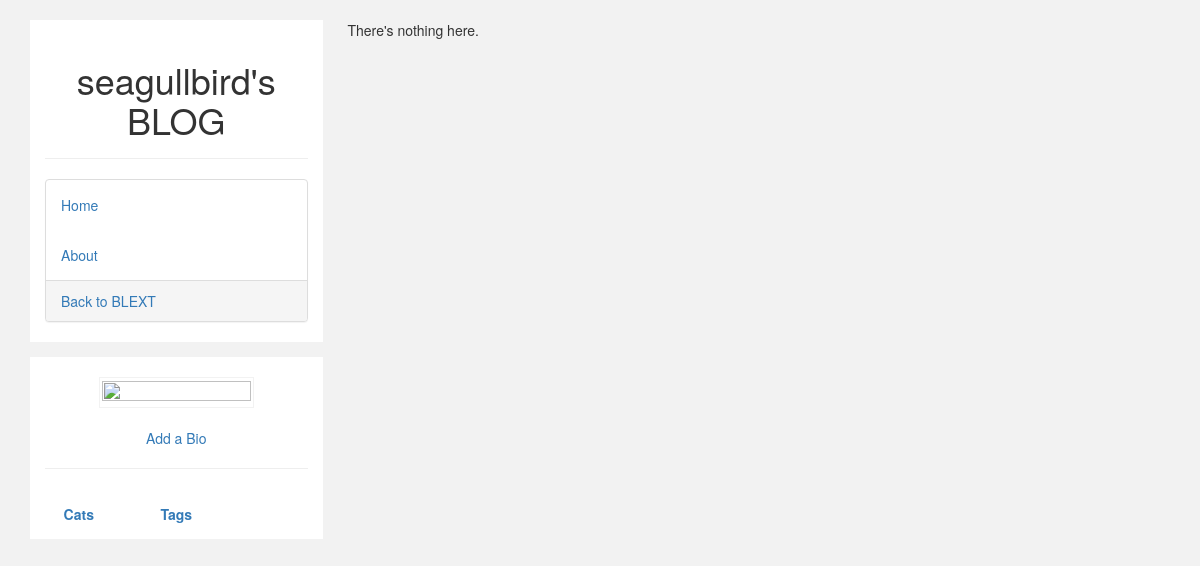
/user/seagullbird, run on an earlier commit of the app's database.
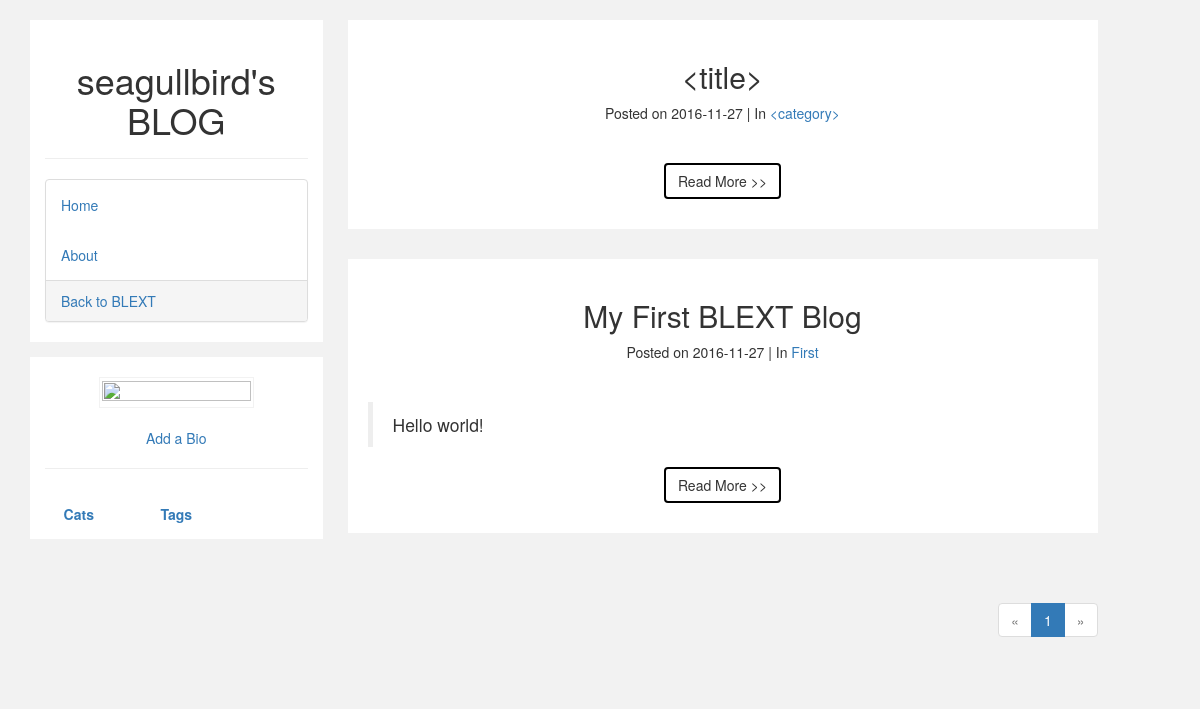
And on a later commit of the database.
### app/models.py (models this page shows, shortened)
class User(db.Model, UserMixin):
    __tablename__ = 'users'
    id = db.Column(db.Integer, primary_key=True)
    username = db.Column(db.String(64), unique=True, index=True)
    email = db.Column(db.String(64), unique=True, index=True)
    blogs = db.relationship('Blog', backref='author', lazy='dynamic')
    password_hash = db.Column(db.String(128))
    confirmed = db.Column(db.Boolean, default=False)
    bio = db.Column(db.String(64))
    about_me_text = db.Column(db.Text)
    about_me = db.Column(db.Text)
    avatar_url = db.Column(db.String(256))
    blog_title = db.Column(db.String(32))
    categories = db.relationship('Category', backref='author', lazy='dynamic')
    tags = db.relationship('Tag', backref='author', lazy='dynamic')
    @property
    def password(self):
        raise AttributeError('password is not a readable attribute')

class Blog(db.Model):
    __tablename__ = 'blogs'
    id = db.Column(db.Integer, primary_key=True)
    title = db.Column(db.String(128))
    summary_text = db.Column(db.Text)
    summary = db.Column(db.Text)
    category_id = db.Column(db.Integer, db.ForeignKey('categories.id'))
    tags = db.relationship('Tag', secondary=blog_tag,
                           backref=db.backref('blogs', lazy='dynamic'))
    body = db.Column(db.Text)
    html = db.Column(db.Text)
    timestamp = db.Column(db.DateTime, index=True, default=datetime.utcnow)
    author_id = db.Column(db.Integer, db.ForeignKey('users.id'))
    draft = db.Column(db.Boolean, default=False)

class Category(db.Model):
    __tablename__ = 'categories'
    id = db.Column(db.Integer, primary_key=True)
    name = db.Column(db.String(20))
    blogs = db.relationship('Blog', backref='category', lazy='dynamic')
    author_id = db.Column(db.Integer, db.ForeignKey('users.id'))

### app/user/views.py (the view)
@user.route('/<username>')
def index(username):
    host_user = User.query.filter_by(username=username).first()
    page = request.args.get('page', 1, type=int)
    pagination = Blog.query.filter_by(author_id=host_user.id, draft=False).order_by(Blog.timestamp.desc()).paginate(
        page, per_page=current_app.config['BLEXT_BLOGS_PER_PAGE'], error_out=False)
    blogs = pagination.items
    return render_template('user/index.html', blogs=blogs, pagination=pagination, host_user=host_user)

### app/auth/views.py (called while the page is built)
@auth.before_app_request
def before_request():
    if current_user.is_authenticated \
            and not current_user.confirmed \
            and request.endpoint[:5] != 'auth.' \
            and request.endpoint != 'static':
        return redirect(url_for('auth.unconfirmed'))

### app/main/views.py (called while the page is built)
@main.after_app_request
def after_request(response):
    for query in get_debug_queries():
        if query.duration >= current_app.config['BLEXT_SLOW_DB_QUERY_TIME']:
            current_app.logger.warning(
                'Slow query: %s\nParameters: %s\nDuration: %fs\nContext: %s\n'
                % (query.statement, query.parameters, query.duration,
                   query.context))
    return response

### app/templates/user/index.html
{% extends "user/base.html" %}
{% import "user/_macros.html" as macros %}
{% block right_panel %}
	{% if blogs %}
		{% for blog in blogs %}
		<div class="Articles">
			<div class="blog-header">
				<h2>{{ blog.title }}</h2>
				{% if not blog.draft %}
				<p>
					Posted on {{ (blog.timestamp.date()) }} | In <a href="{{ url_for('user.category', username=host_user.username, category_name=blog.category.name) }}">{{ blog.category.name }}</a>
				</p>
				{% else %}
				<p>
					Saved draft on {{ (blog.timestamp.date()) }} | In <a href="{{ url_for('user.category', username=host_user.username, category_name=blog.category.name) }}">{{ blog.category.name }}</a>
				</p>
				{% endif %}
				<br>
			</div>
		<div>
			{{ blog.summary | safe }}
		</div>
		<p style="text-align: center;">
			<a href="{{ url_for('user.blog_page', username=host_user.username, blog_id=blog.id) }}"><button class="btn btn-default" style="border: 2px solid black">Read More >></button></a>
		</p>
		<br>
		</div>
		{% endfor %}
		{% if blogs and pagination %}
			<div class="pagination" style="float: right">
		    {{ macros.pagination_widget(pagination, '.index', host_user) }}
			</div>
		{% endif %}
	{% else %}
		<p>There's nothing here.</p>
	{% endif %}
{% endblock %}

### app/templates/user/base.html (shortened to what this page needs)
{% extends "bootstrap/base.html" %}
{% import "bootstrap/wtf.html" as wtf %}
{% block head %}
{{ super() }}
<link rel="stylesheet" type="text/css" href="{{ url_for('static', filename='css/user.css') }}">
{% endblock %}
{% block content %}
<div class="container">
{% block page_content %}
<div class="container" style="margin-top: 20px;">
	<div class="row clearfix">
		<div class="col-md-3 column">
			<div class="row clearfix">
				<div class="col-md-12 column Pannel1">
					<div class="page-header Header">
						<h1>
							{% if host_user.blog_title %}
							{{host_user.blog_title}}
							{% else %}
							{{host_user.username}}'s BLOG
							{% endif %}
						</h1>
					</div>
					<div class="panel panel-default Options">
						<a href="{{ url_for('user.index', username=host_user.username) }}">
							<div class="panel-body">
							Home
							</div>
						</a>
						<a href="{{ url_for('user.about_me', username=host_user.username) }}">
							<div class="panel-body">
							About
							</div>
						</a>
						<a href="{{ url_for('main.index') }}">
							<div class="panel-footer">
							Back to BLEXT
							</div>
						</a>
					</div>
				</div>
			</div>
			<div class="row clearfix">
				<div class="col-md-12 column Pannel2">
					<div class="col-md-12">
						<div class="Avatar col-md-8 col-md-offset-2">
							{% if host_user.avatar_url %}
							<img width="100%" height="100%" src="{{host_user.avatar_url}}" />
							{% else %}
							<img width="100%" height="100%" src="http://ogzip16ak.bkt.clouddn.com/favicon.ico?attname=&e=1479990311&token=gSa-QBUs6CW6mqiHfbsm1BW6mOb-fdzj64j_qSMe:gJdyyV-ymhMTXx7-g11YtDmrXPw" />
							{% endif %}
						</div>
					</div>
					<div class="Bio">
						{% if host_user.bio %}
						<p>{{ host_user.bio }}</p>
						{% else %}
						<a href="{{ url_for('settings.profile_setting') }}">
							Add a Bio
						</a>
						{% endif %}
					</div>
					<hr>
					<div class="row">
						<a href="{{ url_for('user.categories', username=host_user.username) }}">
							<div class="col-md-4 sub-pannel"><b>Cats</b></div>
						</a>
						<a href="{{ url_for('user.tags', username=host_user.username) }}">
							<div class="col-md-4 sub-pannel"><b>Tags</b></div>
						</a>
					</div>
				</div>
			</div>
		</div>
		<div class="col-md-8 column Article_list">
			{% block right_panel %}{% endblock %}
		</div>
	</div>
</div>
</div>
{% endblock %}
{% endblock %}

### app/templates/user/_macros.html
{% macro pagination_widget(pagination, endpoint, host_user) %}
<ul class="pagination">
    <li{% if not pagination.has_prev %} class="disabled"{% endif %}>
        <a href="{% if pagination.has_prev %}{{ url_for(endpoint,
            page = pagination.page - 1, username=host_user.username, **kwargs) }}{% else %}#{% endif %}">
            &laquo;
        </a>
    </li>
    {% for p in pagination.iter_pages() %}
        {% if p %}
            {% if p == pagination.page %}
            <li class="active">
                <a href="{{ url_for(endpoint, page = p, username=host_user.username, **kwargs) }}">{{ p }}</a>
            </li>
            {% else %}
            <li>
                <a href="{{ url_for(endpoint, page = p, username=host_user.username, **kwargs) }}">{{ p }}</a>
            </li>
            {% endif %}
        {% else %}
        <li class="disabled"><a href="#">&hellip;</a></li>
        {% endif %}
    {% endfor %}
    <li{% if not pagination.has_next %} class="disabled"{% endif %}>
        <a href="{% if pagination.has_next %}{{ url_for(endpoint,
            page = pagination.page + 1, username=host_user.username, **kwargs) }}{% else %}#{% endif %}">
            &raquo;
        </a>
    </li>
</ul>
{% endmacro %}

### app/static/css/user.css (style rules this page uses)
body { background: #F2F2F2; }
.Pannel1 { background: white; margin-bottom: 10px; }
.Pannel2 { background: white; margin-top: 5px; }
.Articles { background: white; padding-top: 20px; padding-left: 20px; padding-right: 20px; margin-bottom: 30px; }
.Article_list { margin-left: 10px; }
.Header { text-align: center; }
.Avatar { margin-top: 20px; padding: 2px; border: 1px solid #F2F2F2; margin-bottom: 20px; }
.Bio { text-align: center; }
.blog-header { text-align: center; padding-bottom: 10px; }
.sub-pannel { height: 50px; line-height: 50px; text-align: center; vertical-align: center; }

What changed in the data, as far as the page shows it:
added Blog: title "<title>", timestamp "2016-11-27", category.name "<category>"
added Blog: title "My First BLEXT Blog", timestamp "2016-11-27", category.name "First", summary "Hello world!"
Also different on the page:
text no longer shown: "There's nothing here."
new list line: "1"
